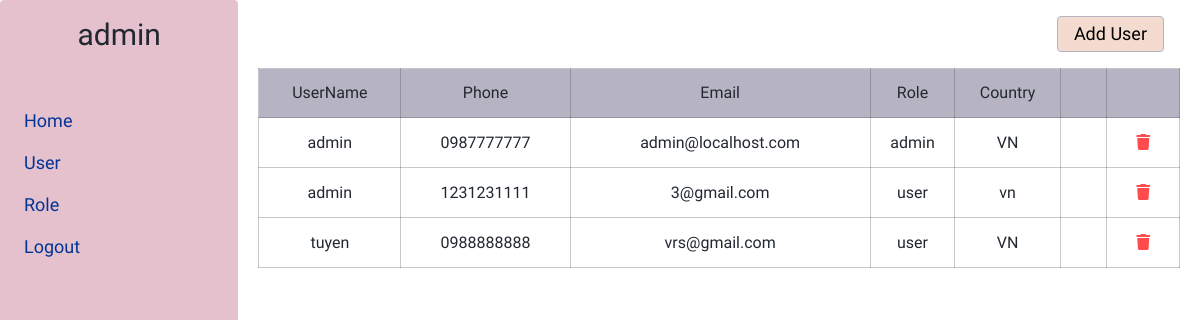
The page /user.php (signed in) on the database its author committed.
### tables this page shows
CREATE TABLE user (userID INTEGER AUTO_INCREMENT NOT NULL, username varchar (50) NOT NULL, phone varchar (20) NOT NULL, email char (50) NOT NULL, password char (100) NOT NULL, country varchar (30) NOT NULL, PRIMARY KEY (userID), UNIQUE (email));

### control/function.php (called while the page is built, shortened)
<?php
function checkPermission($permissions, $permission)
{
  return in_array($permission, $permissions);
}
?>

### user.php (the view, shortened to what this page needs)
<?php
include_once './control/Data.php';
include_once './control/function.php';
$data = new Data();
$connect = $data->connect();
$permissions = getPermissions($_SESSION['account'], $connect);
function getPermissions($email, $connect)
{
  try {
    $permission = array();
    $sql = "SELECT permission.permissionType
  FROM user INNER JOIN user_role on (user.userID = user_role.userID)
  INNER JOIN roles on (user_role.roleID = roles.roles)
  INNER JOIN role_permission on (roles.roles = role_permission.roleID)
  INNER JOIN permission on (role_permission.permissionID = permission.permissionID) WHERE user.email = '$email';";
    $statement = $connect->prepare($sql);
    $statement->execute();
    $result = $statement->fetchAll(PDO::FETCH_ASSOC);
    foreach ($result as $row) {
      $permission[] = $row['permissionType'];
    }
  } catch (PDOException $e) {
    die($e->getMessage());
  }
  return $permission;
}
?>
<!DOCTYPE html>
<html lang="en">
<head>
</head>
<body>
  <div class="user">
    <?php
    include_once "./layout/navigation.php";
    ?>
    <div class="grid">
      <div class="row">
        <div class="col-12-xl col-12-lg">
          <div class="user-header">
            <?php
            if (checkPermission($permissions, 'insert-user')) {
            ?>
            <a href="?new-user" class="user-header-button">Add User</a>
            <?php
            }
            ?>
          </div>
          <?php
          if (checkPermission($permissions, 'view-user')) {
          ?>
          <table class="user-table">
            <thead>
              <tr>
                <th>UserName</th>
                <th>Phone</th>
                <th>Email</th>
                <th>Role</th>
                <th>Country</th>
                <th></th>
                <th></th>
              </tr>
            </thead>
            <tbody>
              <?php
            $sql = 'SELECT user.username, phone, email, password, roles.roles_name as roles, country
              FROM user, roles, user_role
              WHERE user_role.roleID = roles.roles
              AND user.userID = user_role.userID
              AND NOT user.email = "' . $_SESSION['account'] . '"
              ORDER BY user.username ASC';
            $statement = $connect->prepare($sql);
            $statement->execute();
            $result = $statement->fetchAll(PDO::FETCH_ASSOC);
            $str = '';
            for ($i = 0; $i <= count($result) - 1; $i++) {
              $str .= "<tr>
              <td>" . $result[$i]['username'] . "</td>
              <td>" . $result[$i]['phone'] . "</td>
              <td>" . $result[$i]['email'] . "</td>
              <td>" . $result[$i]['roles'] . "</td>
              <td>" . $result[$i]['country'] . "</td>";
              if (checkPermission($permissions, 'edit-user')) {
                $str .= "<td><a href = '?user-email=" . $result[$i]['email'] . "' class ='link-icon'>
              <i class='fi fi-sr-eye'></i></a></td>";
              }
              if (checkPermission($permissions, 'delete-user')) {
                $str .= "<td><a href = './control/delete-user.php?email=" . $result[$i]['email'] . "' onclick = 'return showMessageDelete(this)' class = 'link-icon'>
                <i class='red-color fa-solid fa-trash'></i></a>
                </td>";
              }
              $str .= "</tr> ";
            }
            echo $str;
              ?>
            </tbody>
          </table>
          <?php } else {
            header('location: index.php');
          } ?>
        </div>
      </div>
    </div>
  </div>
</body>
</html>

### layout/navigation.php (shortened to what this page needs)
<div class="navigation">
  <h2 class="h2-heading">
    <?php
    try {
      $sql = "select username from user where email = '" . $_SESSION['account'] . "'";
      $statement = $connect->prepare($sql);
      $statement->execute();
      $result = $statement->fetch();
      echo $result[0];
    } catch (PDOException $e) {
    }
    ?>
  </h2>
  <ul class="navigation-list">
    <li class='navigation-list-item'>
      <a href='index.php' class='navigation-list-item-link'>Home</a>
    </li>
    <?php if (checkPermission($permissions, 'view-user')) {
      echo " <li class='navigation-list-item'>
          <a href='user.php' class='navigation-list-item-link'>User</a></li>";
    } ?>
    <?php if (checkPermission($permissions, 'view-role')) {
      echo " <li class='navigation-list-item'>
          <a href='role.php' class='navigation-list-item-link'>Role</a></li>";
    } ?>
    <li class="navigation-list-item">
      <a href="./control/logout.php" class="navigation-list-item-link" onclick="return logout(this)">logout</a>
    </li>
  </ul>
</div>

### assets/css/style.css (style rules this page uses)
.grid { width: 100%; max-width: 1200px; margin: 0 auto; padding: 0 20px; box-sizing: border-box; }
.row { display: flex; flex-flow: row wrap; }
@media (min-width: 960px) and (max-width: 1200px) { .col-12-lg { box-sizing: border-box; flex-grow: 0; width: 100%; } }
@media (min-width: 1200px) { .col-12-xl { box-sizing: border-box; flex-grow: 0; width: 100%; } }
html, body, div, span, applet, object, iframe, h1, h2, h3, h4, h5, h6, p, blockquote, pre, a, abbr, acronym, address, big, cite, code, del, dfn, em, img, ins, kbd, q, s, samp, small, strike, strong, sub, sup, tt, var, b, u, i, center, dl, dt, dd, ol, ul, li, fieldset, form, label, legend, table, caption, tbody, tfoot, thead, tr, th, td, article, aside, canvas, details, embed, figure, figcaption, footer, header, hgroup, menu, nav, output, ruby, section, summary, time, mark, audio, video { margin: 0; padding: 0; border: 0; font-size: 100%; font: inherit; vertical-align: baseline; }
body { line-height: 1; }
ol, ul { list-style: none; }
table { border-collapse: collapse; border-spacing: 0; }
html { font-size: 62.5%; font-family: Mulish; }
body { box-sizing: border-box; color: #222830; }
* { box-sizing: inherit; }
.h2-heading { font-size: 3rem; font-family: "Mulish"; }
.navigation { padding: 2rem 0; width: 300px; min-height: 100vh; background: #e5c1cd; display: flex; flex-direction: column; align-items: center; border-radius: 4px; }
.navigation-list { width: 100%; padding: 3rem 0 0 16px; }
.navigation-list-item { display: block; font-size: 1.8rem; position: relative; border-radius: 24px; }
.navigation-list-item-link { padding: 12px 8px; text-decoration: none; display: block; text-transform: capitalize; color: #033495; }
.link-icon { text-decoration: none; display: inline-block; font-size: 1.6rem; color: #033495; margin: 0 12px; }
.link-icon .red-color { color: red; opacity: 0.7; }
.user { display: flex; }
.user-header { display: flex; justify-content: flex-end; padding: 16px; }
.user-header-button { text-decoration: none; font-size: 1.8rem; border: 1px solid #b6b4c2; padding: 8px 16px; background-color: #f3dbcf; color: #000; border-radius: 4px; }
.user-table { width: 100%; font-size: 1.6rem; text-align: center; max-height: 500px; overflow: auto; }
.user-table thead { width: 100%; background-color: #b6b4c2; }
.user-table thead tr th { padding: 16px 0; border: 0.5px solid rgba(67, 74, 84, 0.3); }
.user-table tbody { width: 100%; text-align: center; }
.user-table tr { width: 100%; }
.user-table tr th, .user-table tr td { text-align: center; padding: 16px 0; }
.user-table tr td { border: 0.5px solid rgba(67, 74, 84, 0.3); }

### rows shown on the page
user: username "admin"
user: username "admin", phone "0987777777", email "admin@localhost.com", roles "admin", country "VN"
user: username "admin", phone "1231231111", email "3@gmail.com", roles "user", country "vn"
user: username "tuyen", phone "0988888888", email "vrs@gmail.com", roles "user", country "VN"
